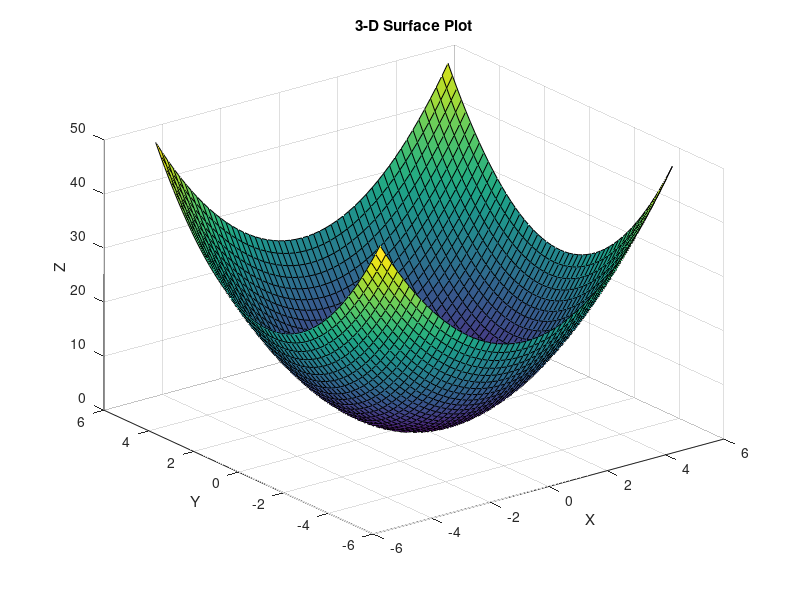

Reproduce this figure in MATLAB.
clc; clear; close all;
[x,y]=meshgrid(-5:0.2:5); z=x.^2+y.^2;
surf(x,y,z); title('3-D Surface Plot'); xlabel('X'); ylabel('Y'); zlabel('Z'); grid on;
